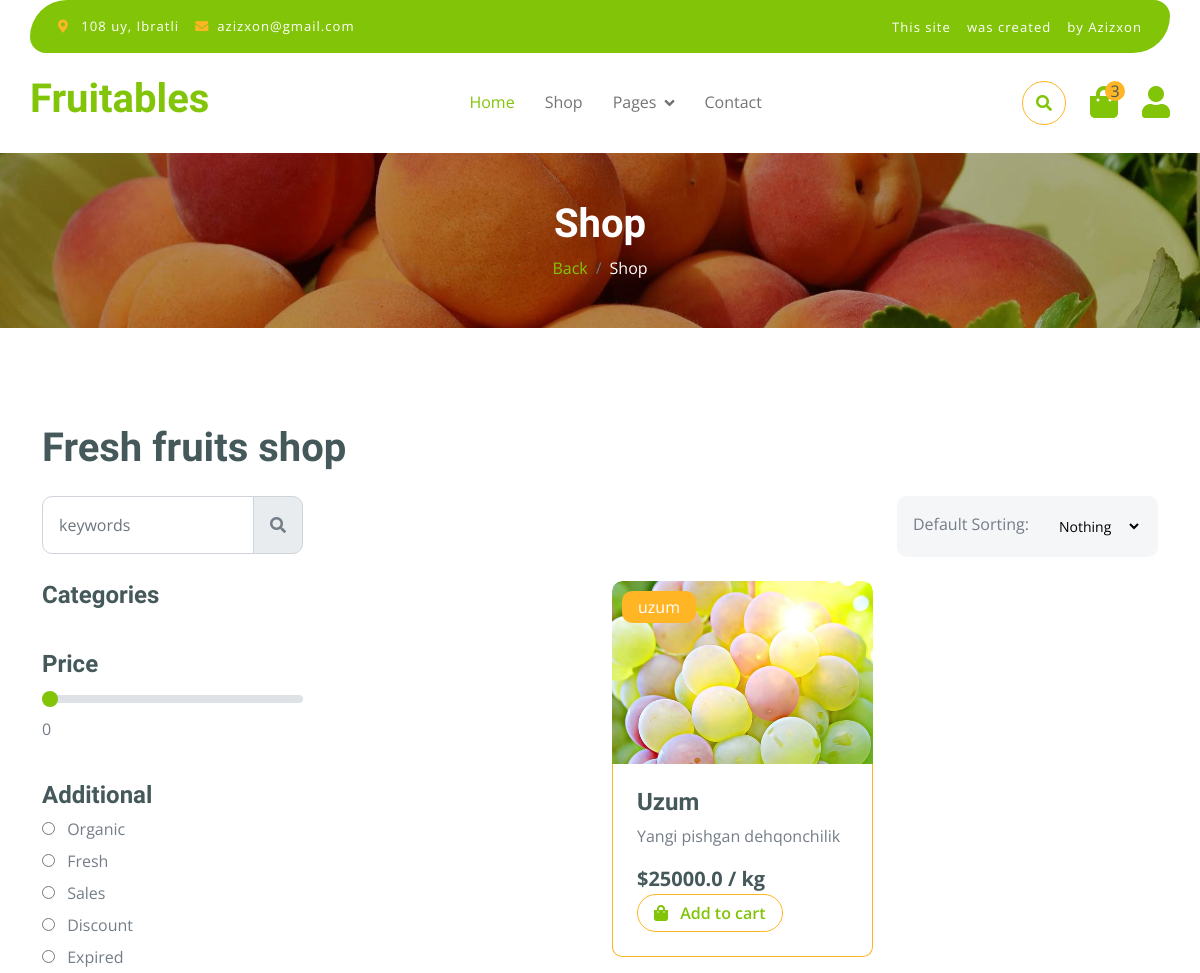
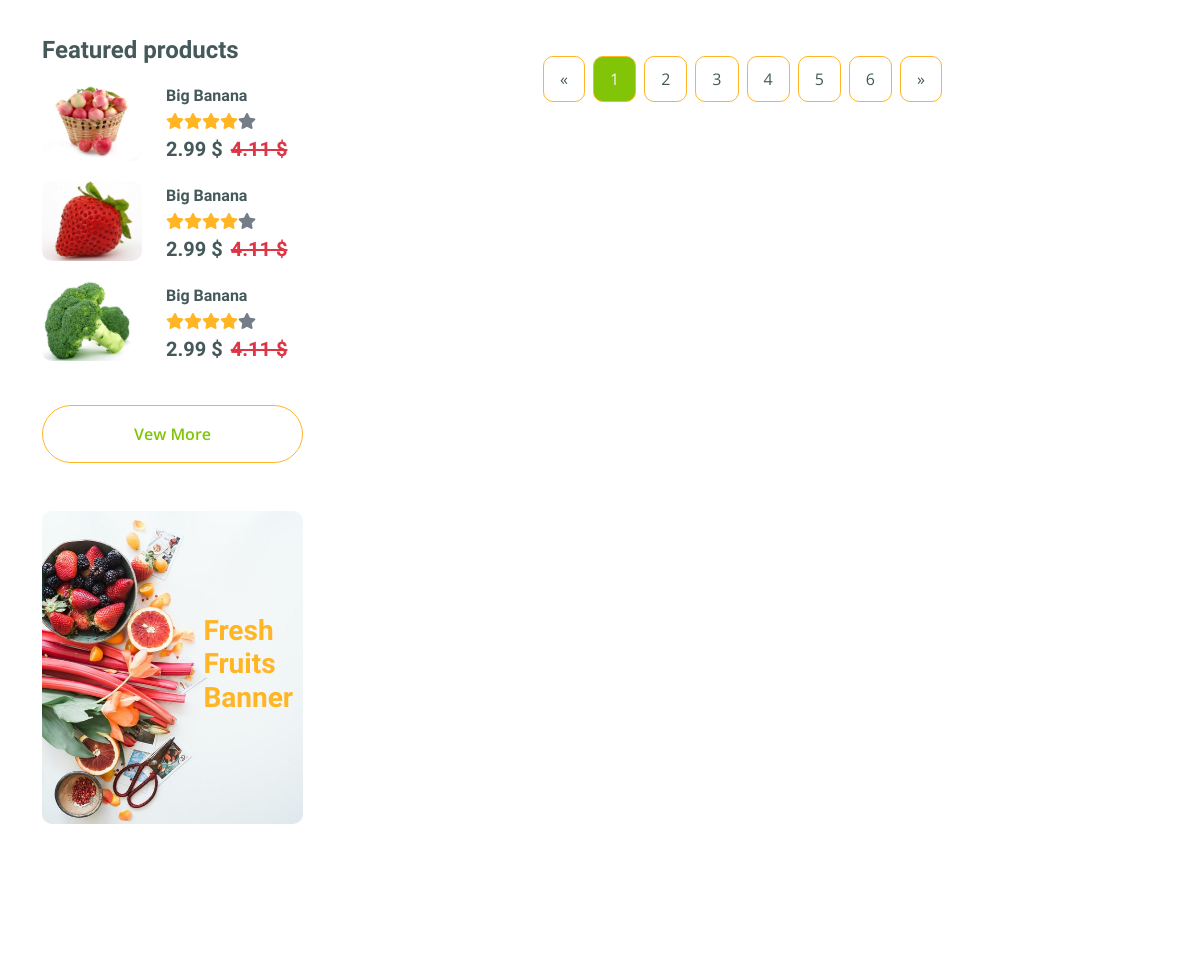
The page /shop/ (upper part) on the database as committed earlier (2 pictures, top to bottom).
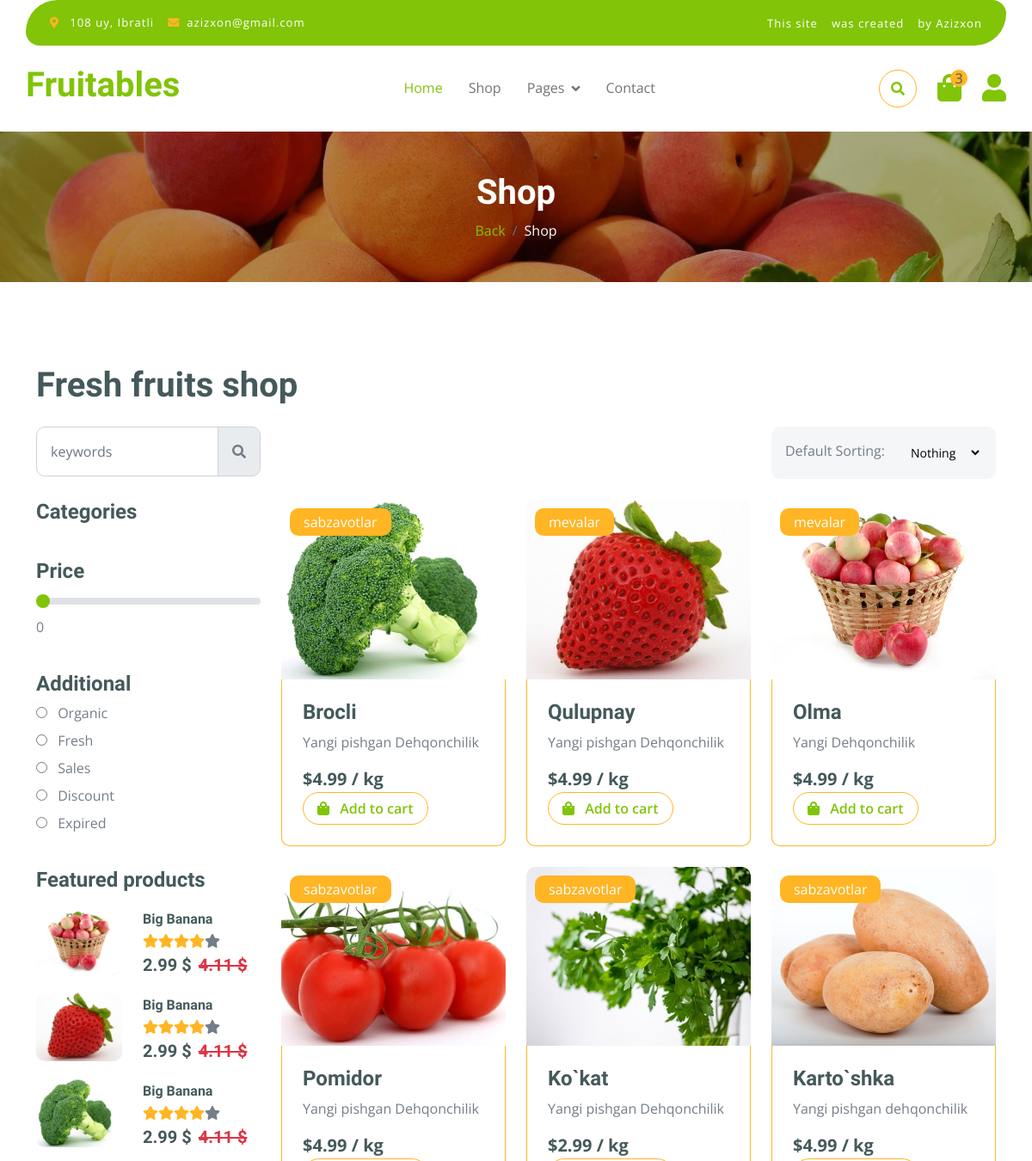
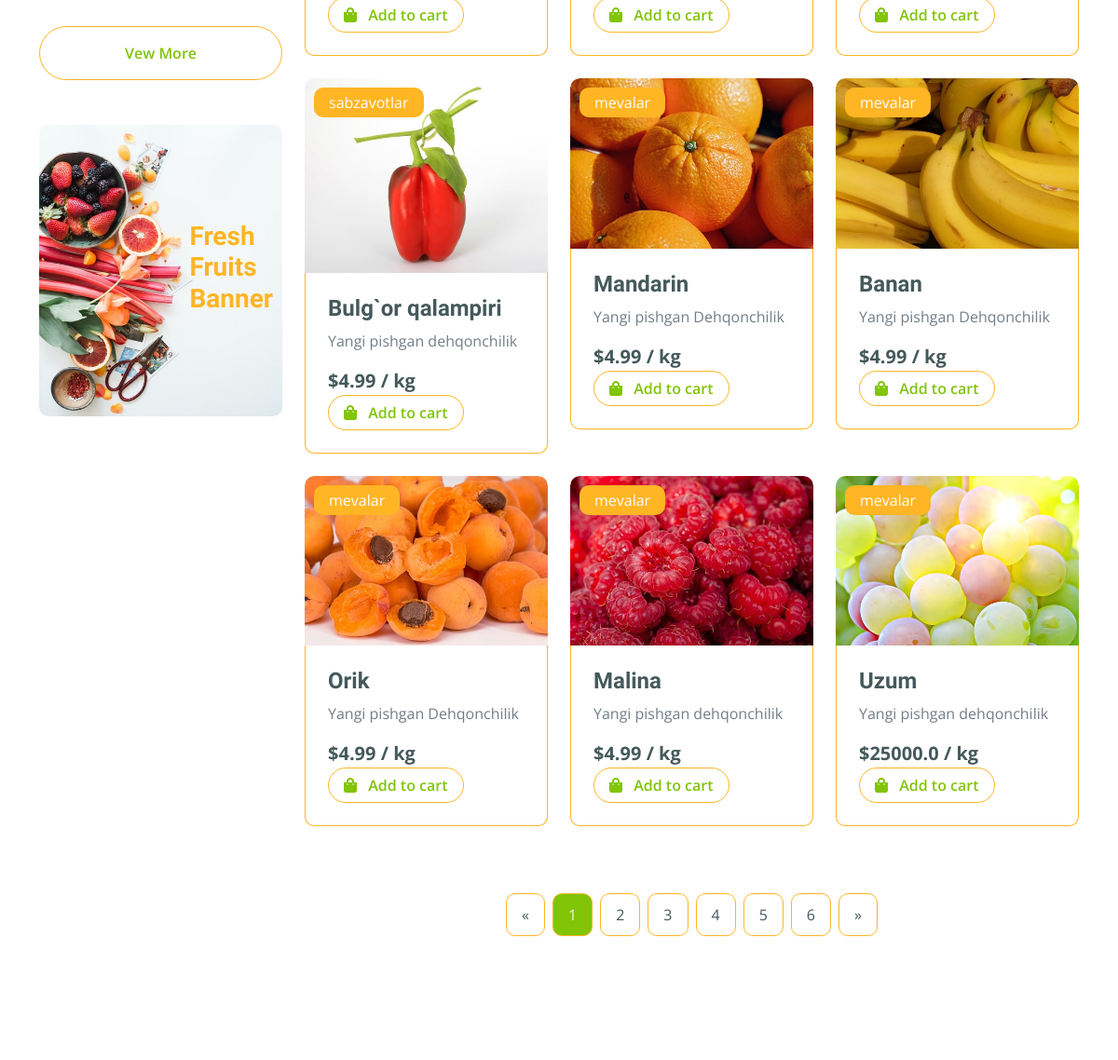
The same page on the database as committed later (2 pictures, top to bottom).
### fath/models.py (models this page shows, shortened)
class Product(models.Model):
    category = models.ForeignKey(Category, on_delete=models.CASCADE)
    filter_choice = models.CharField(max_length=255, choices=FILTER_CHOICES, null=True)
    img = models.ImageField(upload_to='product_img/')
    name = models.CharField(max_length=255)
    body = models.TextField()
    price = models.FloatField()
    dicount = models.FloatField(blank=True, null=True)
    quantity = models.FloatField()
    slug = models.SlugField(blank=True, null=True)
    created = models.DateTimeField(auto_now_add=True)

class Category(models.Model):
    name = models.CharField(max_length=255, unique=True)
    img = models.ImageField(upload_to='category_img/')
    slug = models.SlugField(blank=True, null=True)
    parent = models.ForeignKey('self', on_delete=models.CASCADE,blank=True,null=True,related_name='subcategories')
    def __str__(self):
        return self.name

### fath/views.py (the view)
# urls.py: path('shop/', views.ShopList.as_view() , name='shop'),
class ShopList(IndexList):
    template_name = 'fath/shop.html'

### templates/fath/shop.html (shortened to what the changed rows need)
{% extends 'base.html' %}
{% load static %}
{% block content %}
        <div class="container-fluid page-header py-5">
            <h1 class="text-center text-white display-6">Shop</h1>
        </div>
        <div class="container-fluid fruite py-5">
            <div class="container py-5">
                <h1 class="mb-4">Fresh fruits shop</h1>
                <div class="row g-4">
                    <div class="col-lg-12">
                        <div class="row g-4">
                            <div class="col-lg-9">
                                <div class="row g-4 justify-content-center">
                                    {% for product in products %}
                                    <div class="col-md-6 col-lg-6 col-xl-4">
                                        <div class="rounded position-relative fruite-item">
                                            <div class="fruite-img">
                                                <a href="{% url 'shop_detail' product.slug %}"><img src="{{product.img.url}}" class="img-fluid w-100 rounded-top" alt=""></a>
                                            </div>
                                            <div class="text-white bg-secondary px-3 py-1 rounded position-absolute" style="top: 10px; left: 10px;">{{product.category}}</div>
                                            <div class="p-4 border border-secondary border-top-0 rounded-bottom">
                                                <h4>{{product.name}}</h4>
                                                <p>{{product.body| truncatewords:20}}</p>
                                                <div class="d-flex justify-content-between flex-lg-wrap">
                                                    <p class="text-dark fs-5 fw-bold mb-0">${{product.price}} / kg</p>
                                                    <a href="#" class="btn border border-secondary rounded-pill px-3 text-primary"><i class="fa fa-shopping-bag me-2 text-primary"></i> Add to cart</a>
                                                </div>
                                            </div>
                                        </div>
                                    </div>
                                    {% endfor %}
                                </div>
                            </div>
                        </div>
                    </div>
                </div>
            </div>
        </div>
        {% endblock content %}

Rows that differ between the two databases and show on the page:
added Product: img (picture), category "sabzavotlar", name "Brocli", body "Yangi pishgan Dehqonchilik", price "4.99"
added Product: img (picture), category "mevalar", name "Qulupnay", body "Yangi pishgan Dehqonchilik", price "4.99"
added Product: img (picture), category "mevalar", name "Olma", body "Yangi Dehqonchilik", price "4.99"
added Product: img (picture), category "sabzavotlar", name "Pomidor", body "Yangi pishgan Dehqonchilik", price "4.99"
added Product: img (picture), category "sabzavotlar", name "Ko`kat", body "Yangi pishgan Dehqonchilik", price "2.99"
added Product: img (picture), category "sabzavotlar", name "Karto`shka", body "Yangi pishgan dehqonchilik", price "4.99"
added Product: img (picture), category "sabzavotlar", name "Bulg`or qalampiri", body "Yangi pishgan dehqonchilik", price "4.99"
added Product: img (picture), category "mevalar", name "Mandarin", body "Yangi pishgan Dehqonchilik", price "4.99"
added Product: img (picture), category "mevalar", name "Banan", body "Yangi pishgan Dehqonchilik", price "4.99"
added Product: img (picture), category "mevalar", name "Orik", body "Yangi pishgan Dehqonchilik", price "4.99"
added Product: img (picture), category "mevalar", name "Malina", body "Yangi pishgan dehqonchilik", price "4.99"
changed through a linked row, Product "Uzum": category "uzum" → "mevalar"
